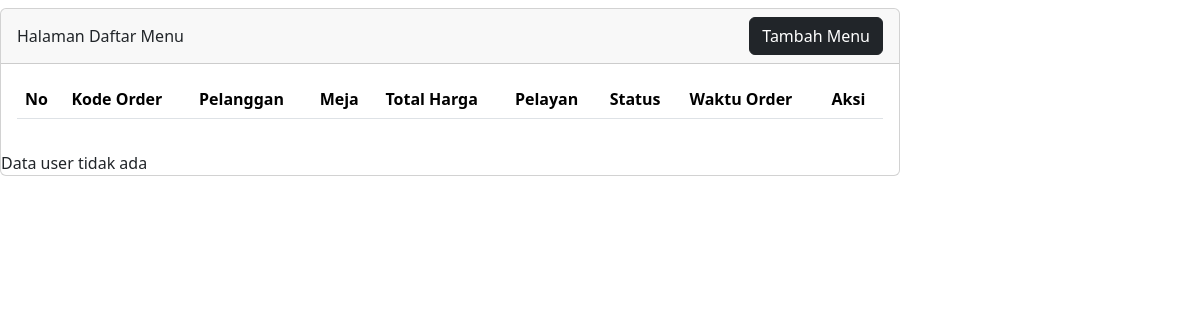
Before: /order.php with the older database file.
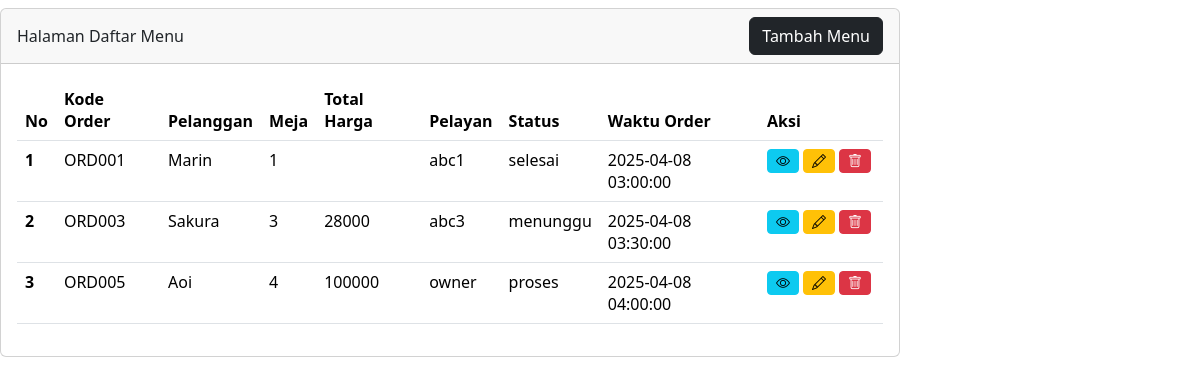
After: the same page with the newer database file.
### tables this page shows
CREATE TABLE `tb_order` (
  `id_order` int(10) NOT NULL,
  `kode_order` varchar(200) DEFAULT NULL,
  `pelanggan` varchar(200) DEFAULT NULL,
  `meja` int(10) DEFAULT NULL,
  `pelayan` int(10) DEFAULT NULL,
  `status` varchar(50) DEFAULT NULL,
  `waktu_order` timestamp NULL DEFAULT NULL
);

CREATE TABLE `tb_user` (
  `id` int(11) NOT NULL,
  `nama` varchar(200) DEFAULT NULL,
  `username` varchar(200) DEFAULT NULL,
  `password` varchar(200) DEFAULT NULL,
  `level` int(1) DEFAULT NULL,
  `nohp` varchar(15) DEFAULT NULL,
  `alamat` varchar(300) DEFAULT NULL
);

### order.php (the view, shortened to what this page needs)
<link href="https://cdn.jsdelivr.net/npm/bootstrap@5.3.3/dist/css/bootstrap.min.css" rel="stylesheet">
<link href="https://cdn.jsdelivr.net/npm/bootstrap-icons@1.10.5/font/bootstrap-icons.css" rel="stylesheet">
<?php
include "proses/connect.php";
$query = mysqli_query($conn, "SELECT tb_order.*, nama, SUM(harga*jumlah) AS harganya FROM tb_order
LEFT JOIN tb_user ON tb_user.id = tb_order.pelayan LEFT JOIN tb_list_order ON tb_list_order.order = tb_order.id_order LEFT JOIN tb_daftar_menu ON tb_daftar_menu.id = tb_list_order.menu
GROUP BY id_order");
$result = [];
while ($record = mysqli_fetch_array($query)) {
  $result[] = $record;
}
?>
<div class="col-lg-9 mt-2">
  <div class="card">
    <div class="card-header d-flex justify-content-between align-items-center">
      Halaman Daftar Menu
      <button type="button" class="btn btn-dark" data-bs-toggle="modal" data-bs-target="#ModalTambahUser">Tambah
        Menu</button>
    </div>
    <div class="card-body">
      <div class="row">
        <div class="col">
          <div class="table-responsive">
            <table class="table table-hover">
              <thead>
                <tr>
                  <th scope="col">No</th>
                  <th scope="col">Kode Order</th>
                  <th scope="col">Pelanggan</th>
                  <th scope="col">Meja</th>
                  <th scope="col">Total Harga</th>
                  <th scope="col">Pelayan</th>
                  <th scope="col">Status</th>
                  <th scope="col">Waktu Order</th>
                  <th scope="col">Aksi</th>
                </tr>
              </thead>
              <tbody>
                <?php
                $no = 1;
                foreach ($result as $row) {
                ?>
                  <tr>
                    <th scope="row">
                      <?php echo $no++; ?></th>
                    <td><?php echo $row['kode_order']; ?></td>
                    <td><?php echo $row['pelanggan']; ?></td>
                    <td><?php echo $row['meja']; ?></td>
                    <td><?php echo $row['harganya']; ?></td>
                    <td><?php echo $row['nama']; ?></td>
                    <td><?php echo $row['status']; ?></td>
                    <td><?php echo $row['waktu_order']; ?></td>
                    <td>
                      <div class="d-flex">
                        <button class="btn btn-info btn-sm me-1" data-bs-toggle="modal"
                          data-bs-target="#ModalView<?php echo $row['id_order']; ?>">
                          <i class="bi bi-eye"></i>
                        </button>
                        <button class="btn btn-warning btn-sm me-1" data-bs-toggle="modal"
                          data-bs-target="#ModalEdit<?php echo $row['id_order']; ?>">
                          <i class="bi bi-pencil"></i>
                        </button>
                        <button class="btn btn-danger btn-sm me-1" data-bs-toggle="modal"
                          data-bs-target="#ModalDelete<?php echo $row['id_order']; ?>">
                          <i class="bi bi-trash"></i>
                        </button>
                      </div>
                    </td>
                  </tr>
                <?php
                }
                ?>
              </tbody>
            </table>
          </div>
        </div>
      </div>
    </div>
    <?php
    foreach ($result as $row) {
    ?>
  </div>
</div>
<?php
    }
    if (empty($result)) {
      echo  "Data user tidak ada";
    }
?>
</div>
</div>
</body>
</html>

Changed rows visible on the page:
added tb_order: kode_order "ORD001", pelanggan "Marin", meja "1", pelayan.nama "abc1", status "selesai", waktu_order "2025-04-08 03:00:00"
added tb_order: kode_order "ORD003", pelanggan "Sakura", meja "3", harganya "28000", pelayan.nama "abc3", status "menunggu", waktu_order "2025-04-08 03:30:00"
added tb_order: kode_order "ORD005", pelanggan "Aoi", meja "4", harganya "100000", pelayan.nama "owner", status "proses", waktu_order "2025-04-08 04:00:00"
Other visible differences:
text no longer shown: "Data user tidak ada"
